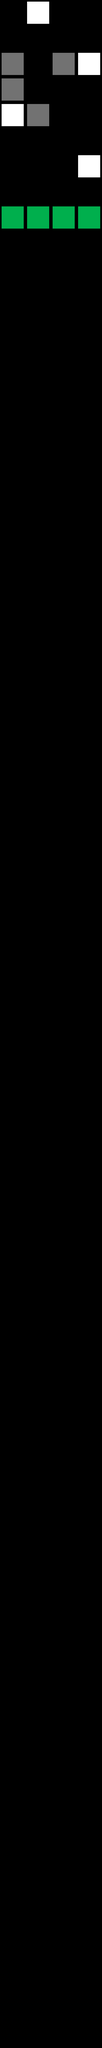

Tiled map render using the project's own tile images. Description and the whole map definition, tile-layer contents included, below:
An orthogonal 4x80 tile map with 128x128 px tiles, 1 tile layer (Tile Layer 1).

<map version="1.0" orientation="orthogonal" renderorder="right-down" width="4" height="80" tilewidth="128" tileheight="128" nextobjectid="1">
 <tileset firstgid="1" name="BaseTileset" tilewidth="128" tileheight="128" tilecount="64" columns="8">
  <image source="../../Art/BaseTileset.png" width="1024" height="1024" />
 </tileset>
 <layer name="Tile Layer 1" width="4" height="80">
  <data encoding="csv">
0,1,0,0,
0,0,0,0,
2,0,2,1,
2,0,0,0,
1,2,0,0,
0,0,0,0,
0,0,0,1,
0,0,0,0,
3,3,3,3,
0,0,0,0,
0,0,0,0,
0,0,0,0,
0,0,0,0,
0,0,0,0,
0,0,0,0,
0,0,0,0,
0,0,0,0,
0,0,0,0,
0,0,0,0,
0,0,0,0,
0,0,0,0,
0,0,0,0,
0,0,0,0,
0,0,0,0,
0,0,0,0,
0,0,0,0,
0,0,0,0,
0,0,0,0,
0,0,0,0,
0,0,0,0,
0,0,0,0,
0,0,0,0,
0,0,0,0,
0,0,0,0,
0,0,0,0,
0,0,0,0,
0,0,0,0,
0,0,0,0,
0,0,0,0,
0,0,0,0,
0,0,0,0,
0,0,0,0,
0,0,0,0,
0,0,0,0,
0,0,0,0,
0,0,0,0,
0,0,0,0,
0,0,0,0,
0,0,0,0,
0,0,0,0,
0,0,0,0,
0,0,0,0,
0,0,0,0,
0,0,0,0,
0,0,0,0,
0,0,0,0,
0,0,0,0,
0,0,0,0,
0,0,0,0,
0,0,0,0,
0,0,0,0,
0,0,0,0,
0,0,0,0,
0,0,0,0,
0,0,0,0,
0,0,0,0,
0,0,0,0,
0,0,0,0,
0,0,0,0,
0,0,0,0,
0,0,0,0,
0,0,0,0,
0,0,0,0,
0,0,0,0,
0,0,0,0,
0,0,0,0,
0,0,0,0,
0,0,0,0,
0,0,0,0,
0,0,0,0
</data>
 </layer>
</map>
